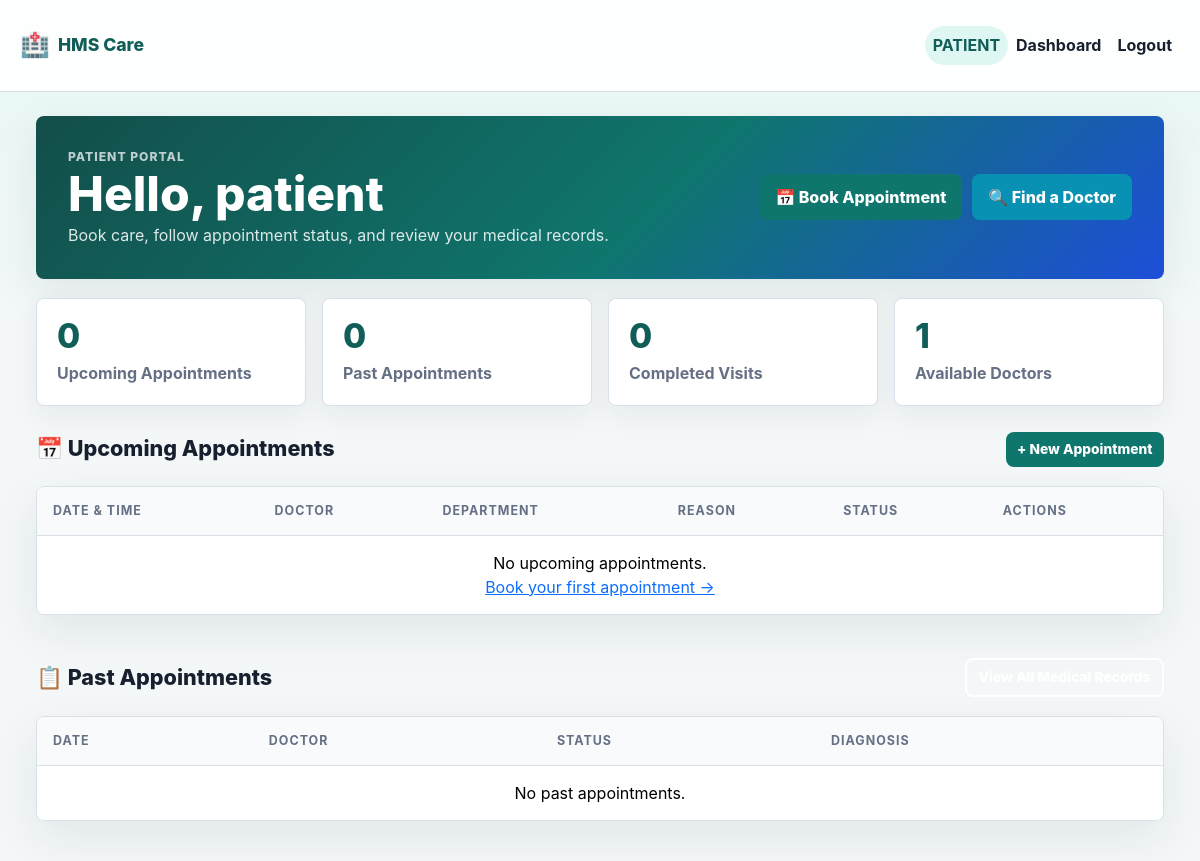
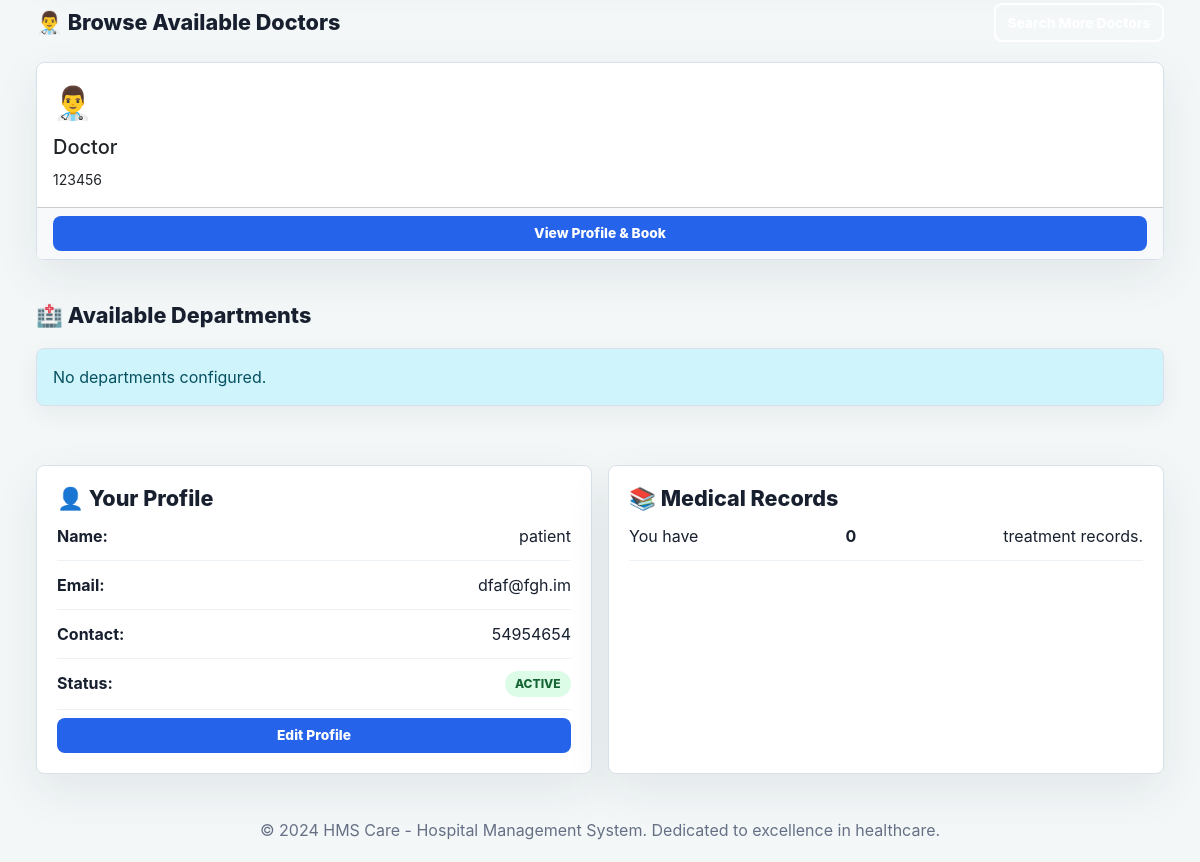
Before: /patient_dashboard (signed in) with the older database file (2 pictures, top to bottom).
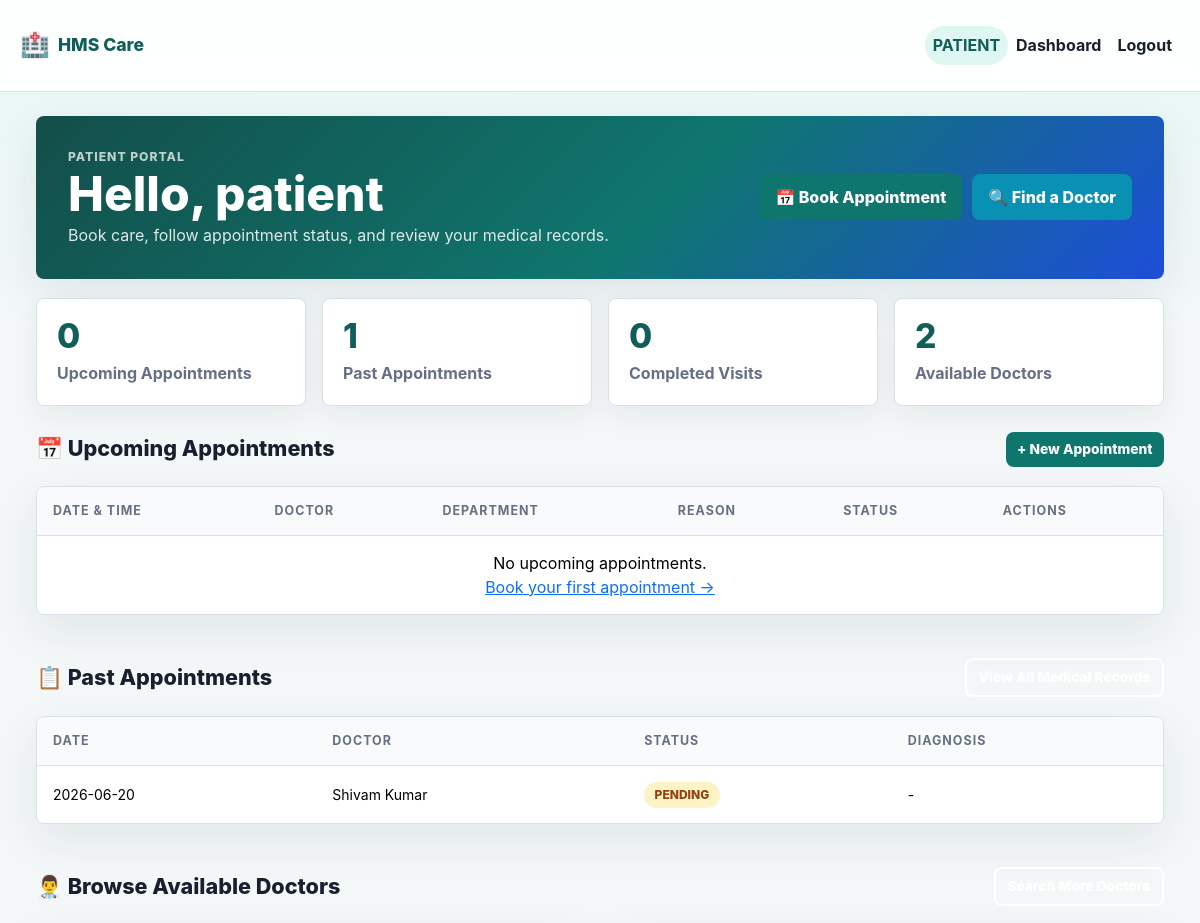
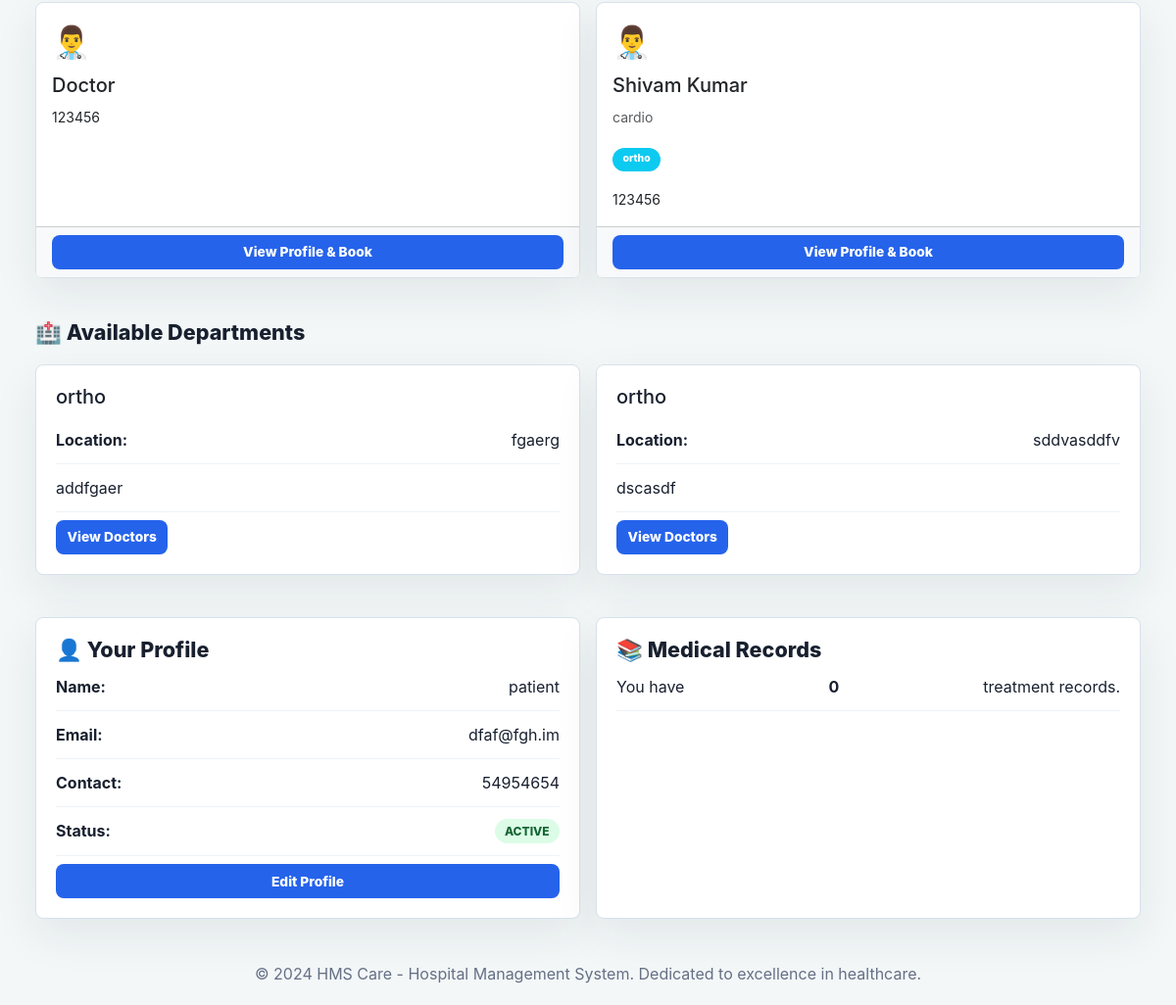
After: the same page with the newer database file (2 pictures, top to bottom).
### models.py (models this page shows)
class Doctor(db.Model):
    id = db.Column(db.Integer, primary_key=True)
    name = db.Column(db.String(100), nullable=False)
    username = db.Column(db.String(50), unique=True, nullable=False)
    password = db.Column(db.String(128), nullable=False)
    email = db.Column(db.String(100), unique=True, nullable=False)
    contact = db.Column(db.String(15), nullable=False)
    specialization = db.Column(db.String(100), nullable=True)
    dept_id=db.Column(db.Integer,db.ForeignKey('department.id'))
    availability = db.Column(db.String(200), default="Available on request")
    status = db.Column(db.String(20), default="active")
    role = db.Column(db.String(20), default="doctor")
    admin_id = db.Column(db.Integer, db.ForeignKey('admin.id'), default=1)
    schedules = db.relationship('Schedule_doctors', backref='doctor', lazy=True)
    appointment = db.relationship('Appointment', backref='doctor', lazy=True)
    availability_schedule = db.relationship('DoctorAvailability', backref='doctor', lazy=True, cascade="all, delete-orphan")

class Appointment(db.Model):
    id=db.Column(db.Integer,primary_key=True)
    date=db.Column(db.String(20),nullable=False)
    time=db.Column(db.String(20),nullable=False)
    reason=db.Column(db.String(300), nullable=True)
    patient_id=db.Column(db.Integer,db.ForeignKey('patient.id'),nullable=False)
    doctor_id=db.Column(db.Integer,db.ForeignKey('doctor.id'),nullable=False)
    status=db.Column(db.String(20),default="pending",nullable=False)
    schedule=db.Column(db.Integer,db.ForeignKey('schedule_doctors.id'))
    treatment=db.relationship('Treatment',backref='appointment')

class Department(db.Model):
    id=db.Column(db.Integer,primary_key=True)
    name=db.Column(db.String(),nullable=False)
    description=db.Column(db.String(),nullable=False)
    building=db.Column(db.String(),nullable=False)
    status=db.Column(db.String(),default="active",nullable=False)
    doctors=db.relationship('Doctor', backref='department', lazy=True)
    admin_id = db.Column(db.Integer, db.ForeignKey('admin.id'), default=1)

### app.py (the view)
@app.route("/patient_dashboard")
@login_required("patient")
def patient_dashboard():
    patient = Patient.query.get_or_404(session["user_id"])
    today = datetime.now().strftime("%Y-%m-%d")
    upcoming_appointments = Appointment.query.filter(
        Appointment.patient_id == patient.id,
        Appointment.date >= today,
        Appointment.status != 'cancelled'
    ).order_by(Appointment.date, Appointment.time).all()
    past_appointments = Appointment.query.filter(
        Appointment.patient_id == patient.id,
        Appointment.date < today
    ).order_by(Appointment.date.desc(), Appointment.time.desc()).all()
    all_appointments = Appointment.query.filter_by(patient_id=patient.id).order_by(Appointment.date.desc(), Appointment.time.desc()).all()
    departments = Department.query.filter_by(status="active").order_by(Department.name).all()
    doctors = Doctor.query.filter_by(status="active").order_by(Doctor.name).all()
    treatments = Treatment.query.join(Appointment).filter(Appointment.patient_id == patient.id).all()
    return render_template(
        "patient_dashboard.html",
        patient=patient,
        upcoming_appointments=upcoming_appointments,
        past_appointments=past_appointments,
        all_appointments=all_appointments,
        departments=departments,
        doctors=doctors,
        treatments=treatments,
        stats={
            "upcoming": len(upcoming_appointments),
            "past": len(past_appointments),
            "completed": Appointment.query.filter_by(patient_id=patient.id, status='completed').count(),
        }
    )

### app.py (called while the page is built)
def login_required(role=None):
    def decorator(view):
        @wraps(view)
        def wrapped(*args, **kwargs):
            if "user_id" not in session:
                flash("Please login to continue.", "warning")
                return redirect(url_for("login"))
            if role and session.get("role") != role:
                flash("You do not have access to that page.", "danger")
                return redirect(url_for("home"))
            return view(*args, **kwargs)
        return wrapped
    return decorator

def status_badge(status):
    return {
        "active": "success",
        "pending": "warning",
        "completed": "success",
        "cancelled": "danger",
        "blocked": "danger",
        "closed": "secondary",
        "removed": "secondary",
    }.get(status, "info")

### templates/patient_dashboard.html (shortened to what the changed rows need)
{% extends 'base.html' %}
{% block content %}
<div class="dashboard-container">
    <div class="dashboard-header">
        <div>
            <h1>Hello, {{ patient.name or patient.username }}</h1>
        </div>
    </div>
    <div class="stats-grid">
        <div class="stat-card">
            <div class="stat-number">{{ stats.past }}</div>
            <div class="stat-label">Past Appointments</div>
        </div>
        <div class="stat-card">
            <div class="stat-number">{{ doctors|length }}</div>
            <div class="stat-label">Available Doctors</div>
        </div>
    </div>
    <div class="section-heading">
        <h2>📅 Upcoming Appointments</h2>
    </div>
    <div class="table-card">
        <div class="table-responsive">
            <table class="table">
                <thead>
                    <tr>
                        <th>Date & Time</th>
                        <th>Doctor</th>
                        <th>Department</th>
                        <th>Reason</th>
                        <th>Status</th>
                        <th>Actions</th>
                    </tr>
                </thead>
            </table>
        </div>
    </div>
    <div class="section-heading mt-4">
        <h2>📋 Past Appointments</h2>
    </div>
    <div class="table-card">
        <div class="table-responsive">
            <table class="table table-sm">
                <thead>
                    <tr>
                        <th>Date</th>
                        <th>Doctor</th>
                        <th>Status</th>
                        <th>Diagnosis</th>
                    </tr>
                </thead>
                <tbody>
                    {% for appointment in past_appointments[:5] %}
                    <tr>
                        <td><small>{{ appointment.date }}</small></td>
                        <td><small>{{ appointment.doctor.name or appointment.doctor.username }}</small></td>
                        <td><span class="badge badge-{{ appointment.status|status_badge }} badge-sm">{{ appointment.status|upper }}</span></td>
                        <td>
                            <small>
                                {% set treatment = appointment.treatment[0] if appointment.treatment else None %}
                                {% if treatment %}
                                    {{ treatment.diagnosis[:50] }}{% if treatment.diagnosis|length > 50 %}...{% endif %}
                                {% else %}
                                    -
                                {% endif %}
                            </small>
                        </td>
                    </tr>
                    {% else %}
                    <tr>
                        <td colspan="4" class="empty-state">No past appointments.</td>
                    </tr>
                    {% endfor %}
                </tbody>
            </table>
        </div>
    </div>
    <div class="section-heading mt-4">
        <h2>👨‍⚕️ Browse Available Doctors</h2>
    </div>
    <div class="doctor-grid">
        {% for doctor in doctors[:6] %}
        <div class="card h-100">
            <div class="card-body">
                <div style="font-size: 2rem; margin-bottom: 0.5rem;">👨‍⚕️</div>
                <h5 class="card-title">{{ doctor.name or doctor.username }}</h5>
                {% if doctor.specialization %}
                <p class="card-text text-muted"><small>{{ doctor.specialization }}</small></p>
                {% endif %}
                {% if doctor.department %}
                <p class="card-text">
                    <small><span class="badge bg-info">{{ doctor.department.name }}</span></small>
                </p>
                {% endif %}
                <p class="card-text"><small>{{ doctor.contact }}</small></p>
            </div>
            <div class="card-footer bg-light">
                <a href="{{ url_for('doctor_profile', doctor_id=doctor.id) }}" class="btn btn-sm btn-primary w-100">
                    View Profile & Book
                </a>
            </div>
        </div>
        {% else %}
        <div class="alert alert-info w-100">No active doctors available.</div>
        {% endfor %}
    </div>
    <div class="section-heading mt-4">
        <h2>🏥 Available Departments</h2>
    </div>
    <div class="profile-grid">
        {% for department in departments %}
        <div class="info-panel">
            <h5>{{ department.name }}</h5>
            <p><strong>Location:</strong> {{ department.building }}</p>
            <p>{{ department.description }}</p>
            <a href="{{ url_for('search_doctors') }}" class="btn btn-sm btn-primary mt-2">View Doctors</a>
        </div>
        {% else %}
        <div class="alert alert-info w-100">No departments configured.</div>
        {% endfor %}
    </div>
    <div class="profile-grid mt-4">
        <div class="info-panel">
            <h2>👤 Your Profile</h2>
        </div>
        <div class="info-panel">
            <h2>📚 Medical Records</h2>
        </div>
    </div>
</div>
{% endblock %}

Changed rows visible on the page:
added Appointment: date "2026-06-20", doctor "Shivam Kumar", status "PENDING"
added Doctor: name "Shivam Kumar", specialization "cardio", department.name "ortho", contact "123456"
added Department: name "ortho", building "fgaerg", description "addfgaer"
added Department: name "ortho", building "sddvasddfv", description "dscasdf"
Other visible differences:
{{ stats.past }}: "0" → "1"
{{ doctors|length }}: "1" → "2"
text no longer shown: "No past appointments. No departments configured."
